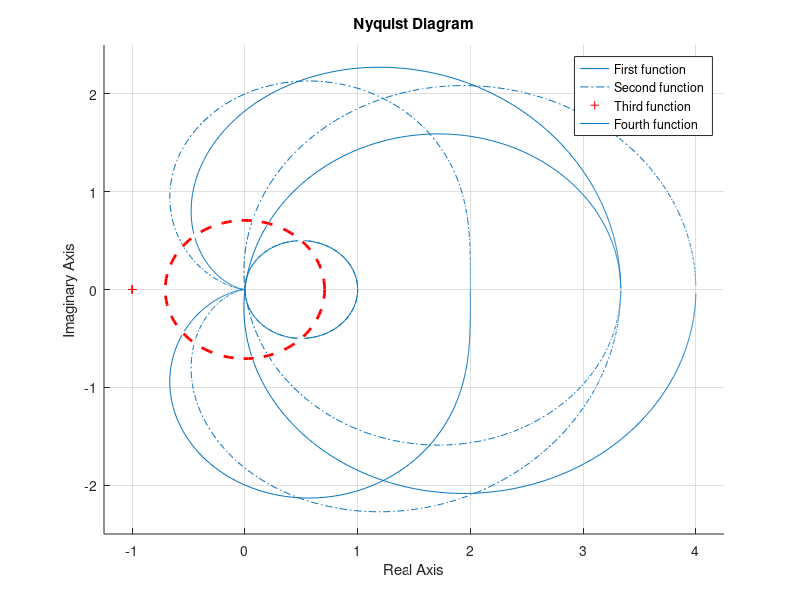

Here is the MATLAB script that generated this plot:
H1 = tf(2,[1 1 1]);
H2 = tf([1 0 4],[0.3 1 1]);
H3 = tf([1 0 0],[0.3 1 1]);
H4 = tf([1 0],[0.3 1 1]);
hold on
nyquist(H1)
nyquist(H2)
nyquist(H3)
nyquist(H4)
viscircles([0 0],0.707,'LineStyle','--')
hold off
legend('First function','Second function','Third function','Fourth function')
clc
fprintf('The first transfer function acts as a low pass filter with the bandwith of (0, 1.8).\n')
fprintf('The second transfer function acts as a band reject filter with the bandwith of (0, 1.7) U (2.4, Inf).\n')
fprintf('The third transfer function acts as a high pass filter with the bandwith of (0.9, Inf).\n')
fprintf('The fourth transfer function acts as a band pass filter with the bandwith of (0.8, 4.1).\n')